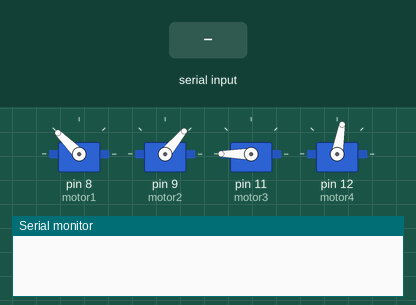
A sketch run on a simulated Arduino Uno, built with avr-gcc and run on an emulated ATmega328P. On the bench: 4 × servo, the last lines printed to the serial monitor. Inputs (shaded band) come from the test bench.

Above: at 1.2 s.
1.3 s: "G" received over Serial
At 3.59 s:
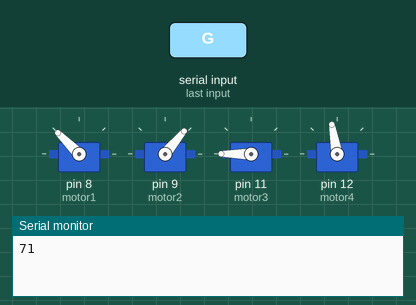
4.3 s: byte 69 ('E') received over Serial
At 5.84 s:
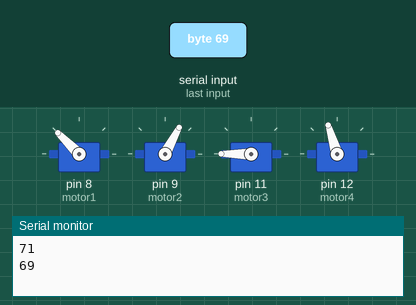
7.3 s: byte 66 ('B') received over Serial
At 9.21 s:
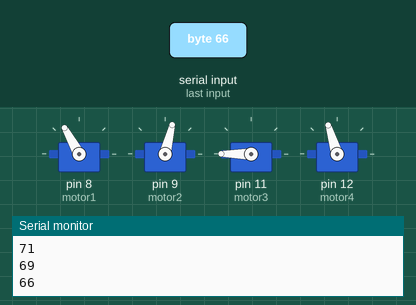
10.3 s: byte 79 ('O') received over Serial
At 12.38 s:
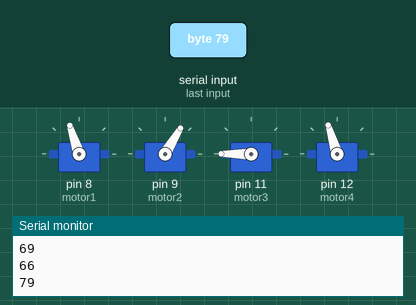
13.3 s: "I" received over Serial
At 14.83 s:
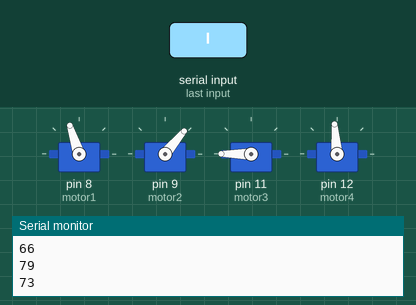
16.3 s: "C" received over Serial
At 16.66 s:
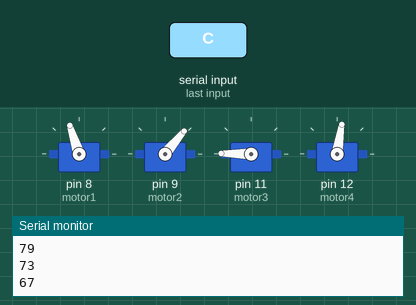
Timing chart, 0 to 22.3 s (numbered marks = the images above; inputs shaded):
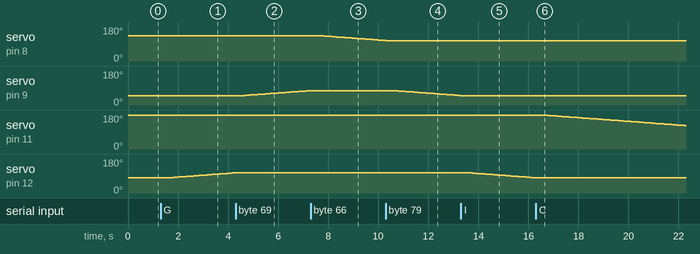

Measured:
- after the input at 1.3 s, servo on pin 12 (motor4): moves from 80° to 107° over 2.7 s, starting after 0.30 s
- after the input at 4.3 s, servo on pin 9 (motor2): moves from 50° to 76° over 2.6 s, starting after 0.37 s; servo on pin 12 (motor4): stays 107° (without the input it goes to 108° after 0.07 s)
- after the input at 7.3 s, servo on pin 8 (motor1): moves from 135° to 108° over 2.7 s, starting after 0.33 s; servo on pin 9 (motor2): stays 76° (without the input it goes to 77° after 0.03 s)
- after the input at 10.3 s, servo on pin 8 (motor1): stays 108° (without the input it goes to 107° after 0.09 s); servo on pin 9 (motor2): moves from 76° to 50° over 2.6 s, starting after 0.39 s
- after the input at 13.3 s, servo on pin 9 (motor2): stays 50° (without the input it goes to 49° after 0.06 s); servo on pin 12 (motor4): moves from 107° to 81° over 2.6 s, starting after 0.35 s
- after the input at 16.3 s, servo on pin 11 (motor3): moves from 180° to 124° over 5.6 s, starting after 0.32 s; servo on pin 12 (motor4): stays 81° (without the input it goes to 80° after 0.02 s)

The sketch:

RobotKolu_BLUETOOTH_Calisan.ino
```cpp
#include <Servo.h>
                  //Bluetooth uçlarında Tx->Rx'e be Rx->Tx'e akılacak
    Servo motor1;
    Servo motor2;
    Servo motor3;
    Servo motor4;
    int servoPos; // Genel Servo motor pozisyon değeri
    int servoPos1=135; // Servo motor1 pozisyon değeri
    int servoPos2=50; // Servo motor2 pozisyon değeri
    int servoPos3=180; // Servo motor3 pozisyon değeri
    int servoPos4=80; // Servo motor2 pozisyon değeri

  int i=0; //Döngüler için atanan rastgele bir değişken
  int j=0; //Döngüler için atanan rastgele bir değişken
  int VeriAl; //Bluetooth cihazından gelecek sinyalin değişkeni
  int DonusHizi=100;     // Standart Hız, 0-255 arası bir değer alabilir

void setup() {
   motor1.attach(8);
    motor2.attach(9);
    motor3.attach(11);
    motor4.attach(12);
    // 9600 baud hızında bir seri port açalım
    Serial.begin(9600);
}

void loop() {

      motor1.write(servoPos1);
      motor2.write(servoPos2);
      motor3.write(servoPos3);
      motor4.write(servoPos4);

  //Gelen veriyi 'VeriAl' değişkenine kaydet
    if(Serial.available() > 0){
      VeriAl = Serial.read();
       Serial.println(VeriAl); delay(300);

    }

  /* Uygulamadan ayarlanabilen 4 hız seviyesi.(Değerler 0-255 arasında olmalı)*/
    if (VeriAl == '1'){
      DonusHizi=20;}
    else if (VeriAl == '2'){
      DonusHizi=50;}
    else if (VeriAl == '3'){
      DonusHizi=100;}
    else if (VeriAl == '4'){
      DonusHizi=150;}
    else if (VeriAl == '5'){
      DonusHizi=200;}

   /*******************************************************/

  //Gelen veri 'H' ise Tüm Motorlar Dur.
    if (VeriAl == 'H')
        {
          motor1.write(servoPos1);
          motor2.write(servoPos2);
          motor3.write(servoPos3);
          motor4.write(servoPos4);
        }

  /***************************************************/

  //Gelen veri 'G' ise 4. Motor sola döner.
    if ((VeriAl == 'G')&&(servoPos4<179))
        {
          servoPos4++;
          motor4.write(servoPos4);  delay(DonusHizi);
        }
        else
        {
          motor1.write(servoPos1);
          motor2.write(servoPos2);
          motor3.write(servoPos3);
          motor4.write(servoPos4);
        }

  /****************************************************/
  //Gelen veri 'I' ise 4. Motor sağa döner.
    if ((VeriAl == 'I')&&(servoPos4>1))
        {
           servoPos4--;
              motor4.write(servoPos4);  delay(DonusHizi);
        }
        else
        {
          motor1.write(servoPos1);
          motor2.write(servoPos2);
          motor3.write(servoPos3);
          motor4.write(servoPos4);
        }
/******************************************************/
       //Gelen veri 'C' ise 3. Motor öne döner.
    if ((VeriAl == 'C')&&(servoPos3>1))
        {
          servoPos3--;
          motor3.write(servoPos3);  delay(DonusHizi);
        }
        else
        {
          motor1.write(servoPos1);
          motor2.write(servoPos2);
          motor3.write(servoPos3);
          motor4.write(servoPos4);
        }

  /****************************************************/
   //Gelen veri 'M' ise 3. Motor arkaya döner.
    if ((VeriAl == 'M')&&(servoPos3<180))
        {
           servoPos3++;
              motor3.write(servoPos3);  delay(DonusHizi);
        }
        else
        {
          motor1.write(servoPos1);
          motor2.write(servoPos2);
          motor3.write(servoPos3);
          motor4.write(servoPos4);
        }

  /*****************************************************/

   //Gelen veri 'E' ise 2. Motor yukarı döner.
    if ((VeriAl == 'E')&&(servoPos2<179))
        {
          servoPos2++;
          motor2.write(servoPos2);  delay(DonusHizi);
        }
        else
        {
          motor1.write(servoPos1);
          motor2.write(servoPos2);
          motor3.write(servoPos3);
          motor4.write(servoPos4);
        }

  /****************************************************/
   //Gelen veri 'O' ise 2. Motor aşağı döner.
    if ((VeriAl == 'O')&&(servoPos2>1))
        {
           servoPos2--;
              motor2.write(servoPos2);  delay(DonusHizi);
        }
        else
        {
          motor1.write(servoPos1);
          motor2.write(servoPos2);
          motor3.write(servoPos3);
          motor4.write(servoPos4);
        }

  /******************************************************/

     //Gelen veri 'B' ise 1. Motor sola döner.
    if ((VeriAl == 'B')&&(servoPos1>0))
        {
          servoPos1--;
          motor1.write(servoPos1);  delay(DonusHizi);
        }
        else
        {
          motor1.write(servoPos1);
          motor2.write(servoPos2);
          motor3.write(servoPos3);
          motor4.write(servoPos4);
        }

  /****************************************************/

   //Gelen veri 'D' ise 1. Motor sağa döner.
    if ((VeriAl == 'D')&&(servoPos1<180))
        {
           servoPos1++;
              motor1.write(servoPos1);  delay(DonusHizi);
        }
        else
        {
          motor1.write(servoPos1);
          motor2.write(servoPos2);
          motor3.write(servoPos3);
          motor4.write(servoPos4);
        }

  /*******************************************************/
  // VeriAl = 'H';
}
```
